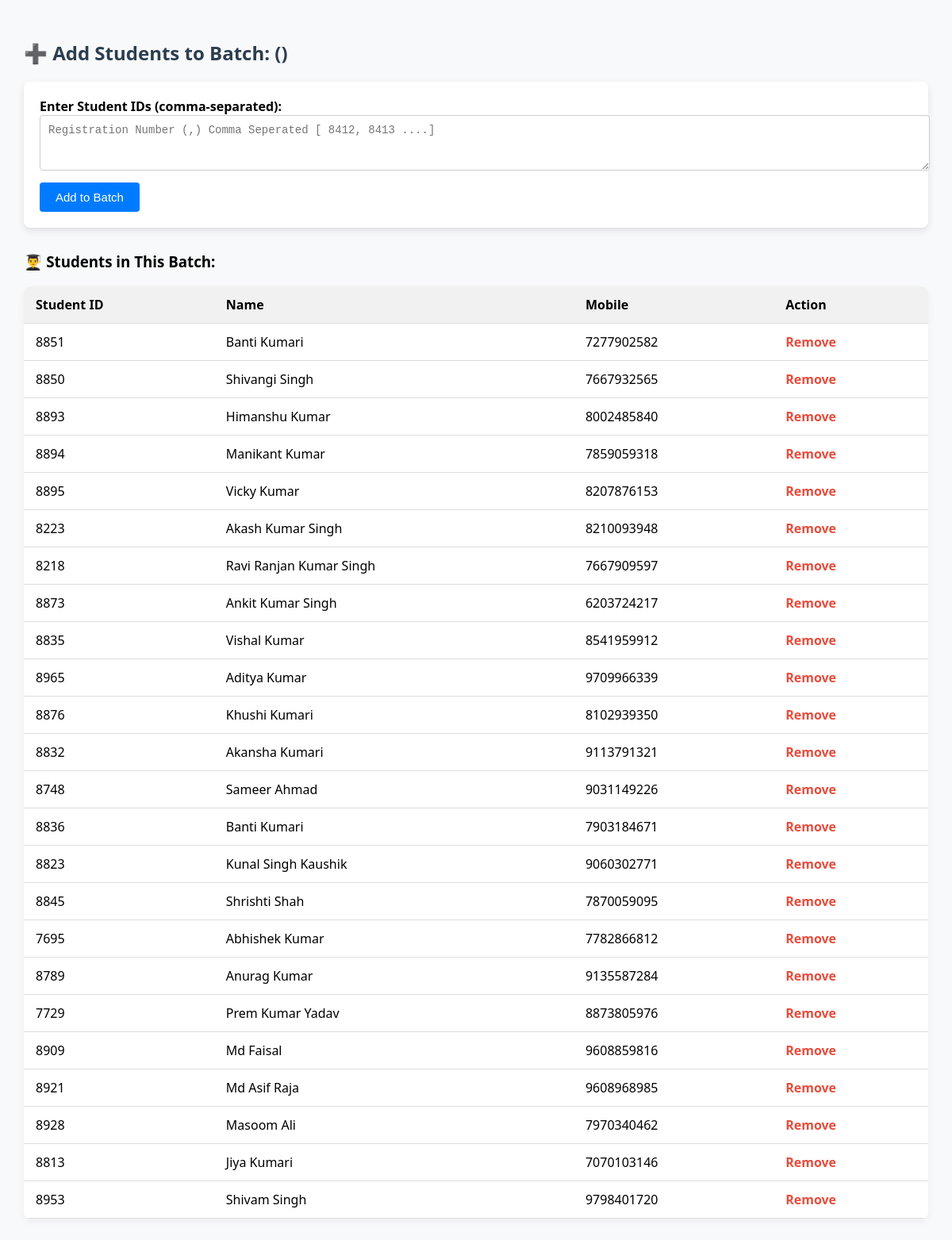
/center/add_students_to_batch/3 (signed in), run on the app's committed database.
### tables this page shows
CREATE TABLE students (
            id INTEGER PRIMARY KEY AUTOINCREMENT,
            student_id TEXT UNIQUE,
            center_code TEXT,
            batch_id TEXT,
            name TEXT,
            father_name TEXT,
            dob TEXT,
            gender TEXT,
            mobile TEXT,
            alt_mobile TEXT,
            email TEXT,
            address TEXT,
            city TEXT,
            pin_code TEXT,
            state TEXT,
            qualification TEXT,
            passing_year TEXT,
            school TEXT,
            board TEXT,
            admission_date TEXT,
            photo TEXT,
            status TEXT DEFAULT 'Active'
        );

### app.py (the view, shortened to what this page needs)
@app.route('/center/add_students_to_batch/<string:batch_id>', methods=['GET', 'POST'])
def add_students_to_batch(batch_id):
    if not session.get('center_logged_in'):
        return redirect('/center_login')
    conn = sqlite3.connect(DB_PATH)
    conn.row_factory = sqlite3.Row
    cursor = conn.cursor()
    cursor.execute("SELECT * FROM batches WHERE batch_code = ?", (batch_id,))
    batch = cursor.fetchone()
    messages = []
    valid_students = []
    cursor.execute("SELECT * FROM students WHERE batch_id = ?", (batch_id,))
    batch_students = cursor.fetchall()
    conn.close()
    return render_template('center/add_students_to_batch.html', batch=batch,
                           batch_students=batch_students, messages=messages, added_students=valid_students)

### templates/center/add_students_to_batch.html (shortened to what this page needs)
<!DOCTYPE html>
<html>
<head>
</head>
<body>
  <h2>➕ Add Students to Batch: {{ batch.batch_name }} ({{ batch.batch_id }})</h2>
  <form method="POST">
    <label><strong>Enter Student IDs (comma-separated):</strong></label><br>
    <textarea name="student_ids" rows="3" placeholder="Registration Number (,) Comma Seperated [ 8412, 8413 ....]"></textarea><br>
    <button type="submit">Add to Batch</button>
  </form>
  <h3>👨‍🎓 Students in This Batch:</h3>
  <table class="student-table">
    <thead>
      <tr>
        <th>Student ID</th>
        <th>Name</th>
        <th>Mobile</th>
        <th>Action</th>
      </tr>
    </thead>
    <tbody>
    {% for student in batch_students %}
      <tr>
        <td>{{ student.student_id }}</td>
        <td>{{ student.name }}</td>
        <td>{{ student.mobile }}</td>
        <td>
          <a href="/center/remove_from_batch/{{ student.student_id }}" onclick="return confirm('Remove this student?')">Remove</a>
        </td>
      </tr>
    {% endfor %}
    </tbody>
  </table>
</body>
</html>

### templates/center/add_students_to_batch.html (style rules this page uses)
body { font-family: 'Segoe UI', sans-serif; background: #f8f9fa; padding: 30px; margin: 0; }
h2 { color: #2c3e50; }
form { background: #ffffff; padding: 20px; border-radius: 8px; box-shadow: 0 4px 10px rgba(0,0,0,0.1); margin-bottom: 30px; }
textarea { width: 100%; padding: 10px; border-radius: 4px; border: 1px solid #ccc; resize: vertical; font-size: 14px; }
button { background: #007bff; color: white; padding: 10px 20px; font-size: 15px; border: none; border-radius: 4px; cursor: pointer; margin-top: 10px; }
table.student-table { width: 100%; border-collapse: collapse; background: white; border-radius: 8px; overflow: hidden; box-shadow: 0 4px 10px rgba(0,0,0,0.05); }
table th, table td { padding: 12px 15px; text-align: left; border-bottom: 1px solid #ddd; }
table th { background-color: #f1f1f1; }
a { color: #e74c3c; text-decoration: none; font-weight: bold; }

### data on the page
students: student_id "8851", name "Banti Kumari", mobile "7277902582"
students: student_id "8850", name "Shivangi Singh", mobile "7667932565"
students: student_id "8893", name "Himanshu Kumar", mobile "8002485840"
students: student_id "8894", name "Manikant Kumar", mobile "7859059318"
students: student_id "8895", name "Vicky Kumar", mobile "8207876153"
students: student_id "8223", name "Akash Kumar Singh", mobile "8210093948"
students: student_id "8218", name "Ravi Ranjan Kumar Singh", mobile "7667909597"
students: student_id "8873", name "Ankit Kumar Singh", mobile "6203724217"
students: student_id "8835", name "Vishal Kumar", mobile "8541959912"
students: student_id "8965", name "Aditya Kumar", mobile "9709966339"
students: student_id "8876", name "Khushi Kumari", mobile "8102939350"
students: student_id "8832", name "Akansha Kumari", mobile "9113791321"
students: student_id "8748", name "Sameer Ahmad", mobile "9031149226"
students: student_id "8836", name "Banti Kumari", mobile "7903184671"
students: student_id "8823", name "Kunal Singh Kaushik", mobile "9060302771"
students: student_id "8845", name "Shrishti Shah", mobile "7870059095"
students: student_id "7695", name "Abhishek Kumar", mobile "7782866812"
students: student_id "8789", name "Anurag Kumar", mobile "9135587284"
students: student_id "7729", name "Prem Kumar Yadav", mobile "8873805976"
students: student_id "8909", name "Md Faisal", mobile "9608859816"
students: student_id "8921", name "Md Asif Raja", mobile "9608968985"
students: student_id "8928", name "Masoom Ali", mobile "7970340462"
students: student_id "8813", name "Jiya Kumari", mobile "7070103146"
students: student_id "8953", name "Shivam Singh", mobile "9798401720"
